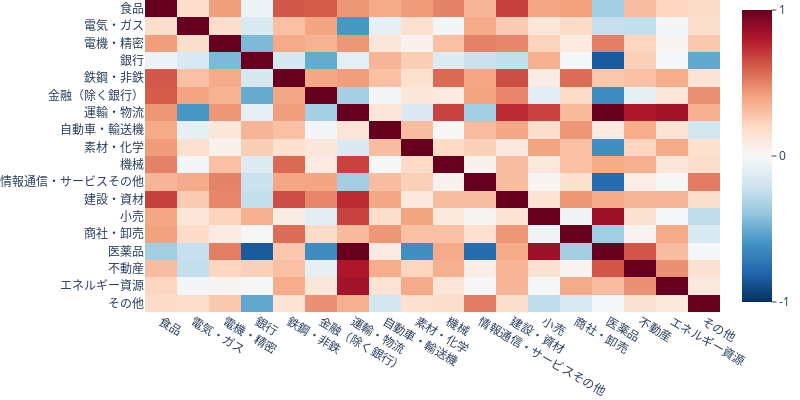

Source (notebook cell):
### Markdown cell above
### 月次収益業種別相関

### Code cell
import plotly.graph_objects as go

df_corr=monthly_returns.T.corr().sort_index(ascending=False)
df_corr=df_corr.sort_index(axis='columns',ascending=True)
fig_corr = go.Figure([go.Heatmap(z=df_corr.round(2).values,
                                x=df_corr.round(2).index.values,
                                y=df_corr.round(2).columns.values,
                                colorscale='RdBu_r',
                                zmin = -1,
                                zmax = 1,
                                colorbar=dict(
                                    tickmode='array',
                                    tickvals=[-1,0,1],
                                    ticktext=[-1,0,1],
                                    ticks='outside'
                                ))])

fig_corr.update_layout(height=400, width=800,margin={'l': 20, 'r': 20, 't': 0, 'b': 0})

### Figure 1 — Plotly figure (JSON) as saved in the notebook; plotly's stock layout.template omitted (floating-point values rounded to 4 significant figures; data arrays with more than 128 entries replaced by an {"elided": "..."} marker saying what was removed)
{"data": [{"colorbar": {"tickmode": "array", "ticks": "outside", "ticktext": [-1, 0, 1], "tickvals": [-1, 0, 1]}, "colorscale": [[0, "rgb(5,48,97)"], [0.1, "rgb(33,102,172)"], [0.2, "rgb(67,147,195)"], [0.3, "rgb(146,197,222)"], [0.4, "rgb(209,229,240)"], [0.5, "rgb(247,247,247)"], [0.6, "rgb(253,219,199)"], [0.7, "rgb(244,165,130)"], [0.8, "rgb(214,96,77)"], [0.9, "rgb(178,24,43)"], [1, "rgb(103,0,31)"]], "type": "heatmap", "x": ["食品", "電気・ガス", "電機・精密", "銀行", "鉄鋼・非鉄", "金融（除く銀行）", "運輸・物流", "自動車・輸送機", "素材・化学", "機械", "情報通信・サービスその他", "建設・資材", "小売", "商社・卸売", "医薬品", "不動産", "エネルギー資源", "その他"], "y": ["その他", "エネルギー資源", "不動産", "医薬品", "商社・卸売", "小売", "建設・資材", "情報通信・サービスその他", "機械", "素材・化学", "自動車・輸送機", "運輸・物流", "金融（除く銀行）", "鉄鋼・非鉄", "銀行", "電機・精密", "電気・ガス", "食品"], "z": {"elided": "18x18 float values"}, "zmax": 1, "zmin": -1}], "layout": {"height": 400, "margin": {"b": 0, "l": 20, "r": 20, "t": 0}, "width": 800, "xaxis": {"autorange": true, "range": [-0.5, 17.5], "type": "category"}, "yaxis": {"autorange": true, "range": [-0.5, 17.5], "type": "category"}}}
